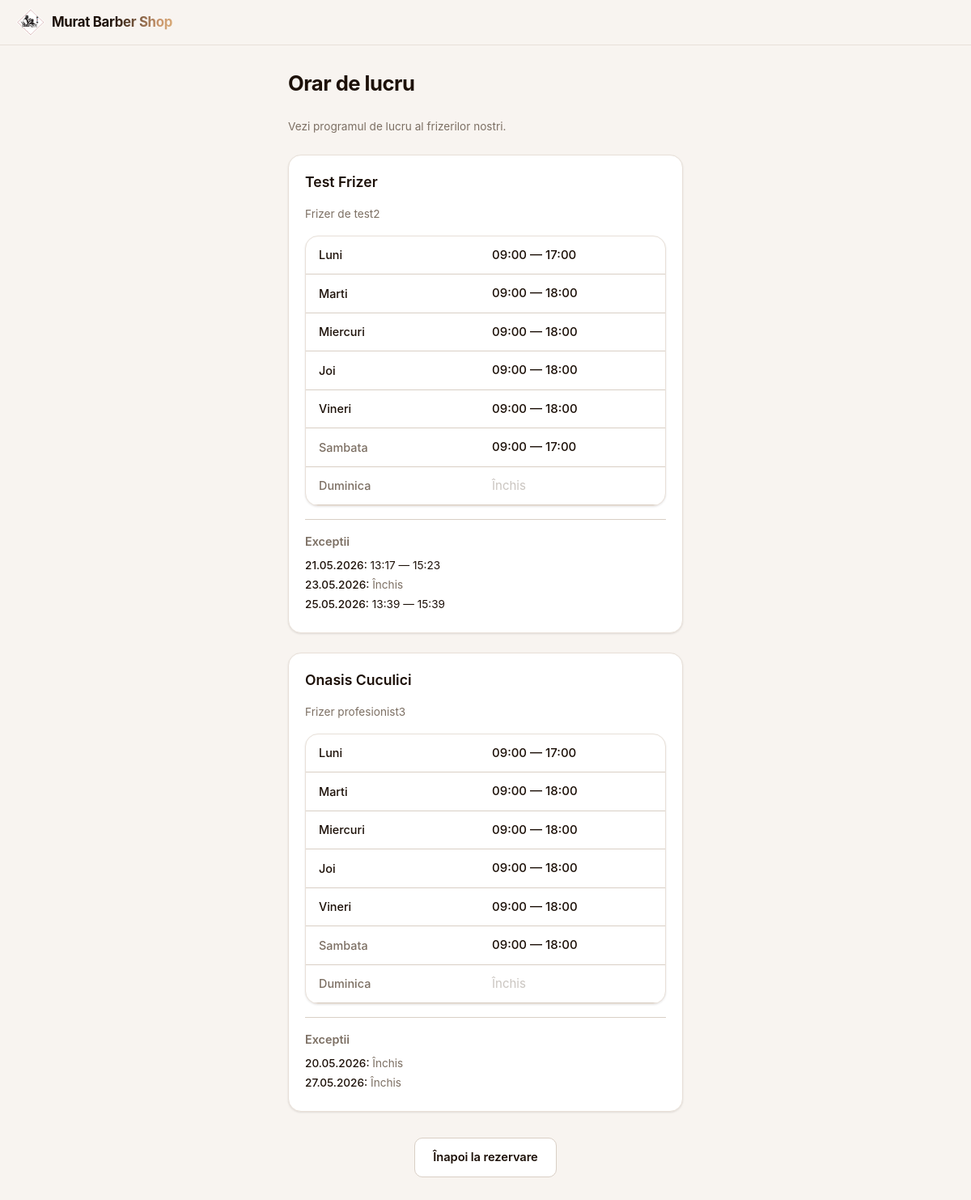
Page /schedule/ on the committed database.
### models.py (models this page shows, shortened)
class Frizer(Base):
    __tablename__ = "frizer"
    id: Mapped[int] = mapped_column(Integer, primary_key=True, index=True)
    name: Mapped[str] = mapped_column(String(100), nullable=False)
    description: Mapped[str] = mapped_column(String(1000), nullable=True)
    image_path: Mapped[Optional[str]] = mapped_column(String(255), nullable=True)

class WorkingHours(Base):
    __tablename__ = "working_hours"
    id:         Mapped[int]  = mapped_column(Integer, primary_key=True, index=True)
    weekday:    Mapped[int]  = mapped_column(Integer, nullable=False)  # 0-6
    start_time: Mapped[time] = mapped_column(Time,    nullable=False)
    end_time:   Mapped[time] = mapped_column(Time,    nullable=False)
    is_active:  Mapped[bool] = mapped_column(Boolean, default=True, nullable=False)
    frizer_id: Mapped[int] = mapped_column(
        Integer, ForeignKey("frizer.id"), nullable=False, index=True
    )
    frizer: Mapped["Frizer"] = relationship("Frizer")

class WorkingHoursOverride(Base):
    __tablename__ = "working_hours_overrides"
    id: Mapped[int] = mapped_column(Integer, primary_key=True, index=True)
    date: Mapped[date] = mapped_column(Date, nullable=False, index=True)
    start_time: Mapped[time] = mapped_column(Time, nullable=False)
    end_time: Mapped[time] = mapped_column(Time, nullable=False)
    is_active: Mapped[bool] = mapped_column(Boolean, default=True, nullable=False)
    frizer_id: Mapped[int] = mapped_column(
        Integer, ForeignKey("frizer.id"), nullable=False, index=True
    )
    frizer: Mapped["Frizer"] = relationship("Frizer")

### routes/schedule.py (the view)
@public_router.get("/", response_class=HTMLResponse)
def public_schedule_page(request: Request, db: Session = Depends(get_db)):
    frizer_repo = FrizerRepository(db)
    frizers = frizer_repo.get_all()
    frizer_schedules = []
    service = WorkingHoursService(db)
    for frizer in frizers:
        days = service.get_all_for_frizer(frizer.id)
        overrides = service.get_all_overrides(frizer.id)
        frizer_schedules.append({
            "frizer": frizer,
            "days": days,
            "overrides": overrides
        })
    return templates.TemplateResponse("public_schedule.html", {
        "request": request,
        "app_name": config.app_name,
        "frizer_schedules": frizer_schedules,
    })

### templates/public_schedule.html (shortened to what this page needs)
{% extends "base.html" %}
{% block content %}
<h1 class="page-title">Orar de lucru</h1>
<p class="muted" style="font-size:.85rem;margin-bottom:1.5rem">
    Vezi programul de lucru al frizerilor nostri.
</p>
{% for schedule in frizer_schedules %}
<div class="card" style="margin-bottom:1.5rem">
    <h2 style="font-size:1.1rem;font-weight:600;margin-bottom:1rem">{{ schedule.frizer.name }}</h2>
    {% if schedule.frizer.description %}
    <p class="muted" style="font-size:.85rem;margin-bottom:1rem">{{ schedule.frizer.description }}</p>
    {% endif %}
    <div class="card-flush" style="margin-top:1rem">
        {% for day in schedule.days %}
        <div class="day-row" style="padding:.75rem 1rem;border-bottom:1px solid var(--border2)">
            <span class="day-name" style="flex:1;font-weight:500;{{ 'color:var(--text2)' if day.weekday >= 5 else '' }}">
                {{ day.day_name }}
            </span>
            <div class="day-times" style="opacity:{{ '1' if day.is_active else '.4' }}">
                {% if day.is_active %}
                    <span style="font-weight:500">{{ day.start_time.strftime('%H:%M') }} — {{ day.end_time.strftime('%H:%M') }}</span>
                {% else %}
                    <span class="muted">Închis</span>
                {% endif %}
            </div>
        </div>
        {% endfor %}
    </div>
    {% if schedule.overrides %}
    <div style="margin-top:1rem;padding-top:1rem;border-top:1px solid var(--border2)">
        <h3 style="font-size:.9rem;font-weight:600;margin-bottom:.5rem;color:var(--text2)">Exceptii</h3>
        {% for override in schedule.overrides %}
        <div style="font-size:.85rem;margin-bottom:.25rem">
            <span style="font-weight:500">{{ override.date.strftime('%d.%m.%Y') }}:</span>
            {% if override.is_active %}
                {{ override.start_time.strftime('%H:%M') }} — {{ override.end_time.strftime('%H:%M') }}
            {% else %}
                <span class="muted">Închis</span>
            {% endif %}
        </div>
        {% endfor %}
    </div>
    {% endif %}
</div>
{% endfor %}
<div style="text-align:center;margin-top:2rem">
    <a href="/" class="btn btn-ghost">Înapoi la rezervare</a>
</div>
{% endblock %}

### templates/base.html (style rules this page uses)
:root { --bg: #F8F4F0; --bg2: #FFFFFF; --bg3: #F2EDE7; --border: #E8E0D8; --border2: #D9CFC5; --text: #1C1008; --text2: #7C6F63; --text3: #B8A89A; --accent: #C8956C; --accent-dark: #A8744C; --accent-light: #EDD8C6; --accent-bg: rgba(200,149,108,.12); --accent-border:rgba(200,149,108,.28); --danger: #C53030; --danger-bg: rgba(197,48,48,.08); --success: #276749; --success-bg: rgba(39,103,73,.09); --sh-sm: 0 1px 3px rgba(28,16,8,.07), 0 1px 2px rgba(28,16,8,.04); --sh: 0 4px 20px rgba(28,16,8,.09), 0 2px 6px rgba(28,16,8,.04); --radius: 16px; --radius-sm: 10px; }
* { box-sizing: border-box; margin: 0; padding: 0; -webkit-tap-highlight-color: transparent; }
body { font-family: -apple-system, BlinkMacSystemFont, 'Segoe UI', 'Helvetica Neue', sans-serif; background: var(--bg); color: var(--text); min-height: 100vh; font-size: 15px; line-height: 1.5; }
.page-title { font-size: 1.6rem; font-weight: 700; letter-spacing: -.5px; margin-bottom: 1.5rem; margin-top: .25rem; }
.muted { color: var(--text2); }
.card { background: var(--bg2); border: 1px solid var(--border); border-radius: var(--radius); padding: 1.25rem; margin-bottom: .75rem; box-shadow: var(--sh-sm); }
.card-flush { background: var(--bg2); border: 1px solid var(--border); border-radius: var(--radius); overflow: hidden; margin-bottom: .75rem; box-shadow: var(--sh-sm); }
.btn { display: inline-flex; align-items: center; justify-content: center; gap: .4rem; padding: .8rem 1.4rem; border-radius: var(--radius-sm); border: none; font-size: .92rem; font-weight: 600; cursor: pointer; text-decoration: none; transition: all .18s; font-family: inherit; white-space: nowrap; letter-spacing: -.1px; }
.btn-ghost { background: var(--bg2); color: var(--text); border: 1.5px solid var(--border2); }
.day-row { display: flex; align-items: center; padding: .85rem 1.25rem; border-bottom: 1px solid var(--border); gap: 1rem; }
.day-row:last-child { border-bottom: none; }
.day-name { font-weight: 600; font-size: .9rem; width: 88px; flex-shrink: 0; }
.day-times { display: flex; gap: .5rem; flex: 1; align-items: center; }

### rows in the picture
Frizer: frizer.name "Test Frizer", frizer.description "Frizer de test2"
WorkingHours: day_name "Luni", start_time "09:00", end_time "17:00"
WorkingHours: day_name "Marti", start_time "09:00", end_time "18:00"
WorkingHours: day_name "Miercuri", start_time "09:00", end_time "18:00"
WorkingHours: day_name "Joi", start_time "09:00", end_time "18:00"
WorkingHours: day_name "Vineri", start_time "09:00", end_time "18:00"
WorkingHours: day_name "Sambata", start_time "09:00", end_time "17:00"
WorkingHours: day_name "Duminica", is_active "Închis"
WorkingHoursOverride: date "21.05.2026", start_time "13:17", end_time "15:23"
WorkingHoursOverride: date "23.05.2026", is_active "Închis"
WorkingHoursOverride: date "25.05.2026", start_time "13:39", end_time "15:39"
Frizer: frizer.name "Onasis Cuculici", frizer.description "Frizer profesionist3"
WorkingHours: day_name "Luni", start_time "09:00", end_time "17:00"
WorkingHours: day_name "Marti", start_time "09:00", end_time "18:00"
WorkingHours: day_name "Miercuri", start_time "09:00", end_time "18:00"
WorkingHours: day_name "Joi", start_time "09:00", end_time "18:00"
WorkingHours: day_name "Vineri", start_time "09:00", end_time "18:00"
WorkingHours: day_name "Sambata", start_time "09:00", end_time "18:00"
WorkingHours: day_name "Duminica", is_active "Închis"
WorkingHoursOverride: date "20.05.2026", is_active "Închis"
WorkingHoursOverride: date "27.05.2026", is_active "Închis"

### other values in the picture
{{ site.site_name or app_name }} "Murat Barber Shop"
